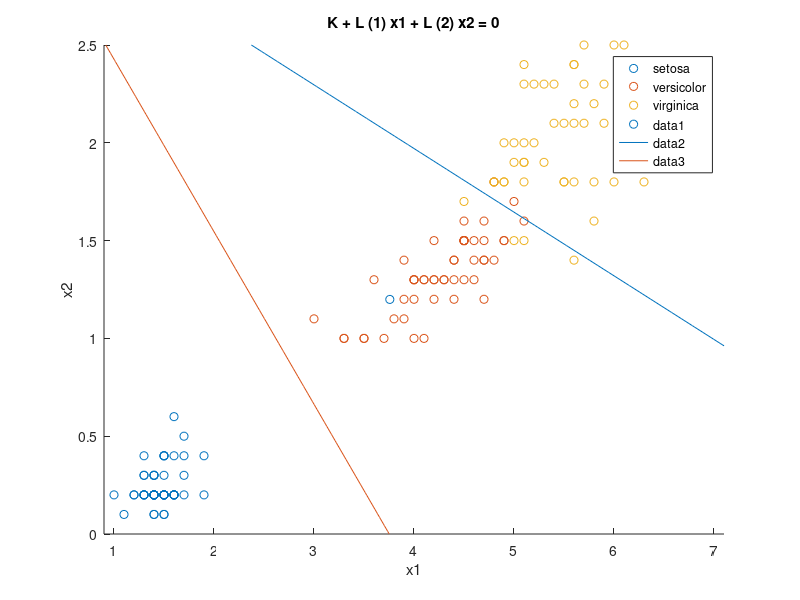

This figure's MATLAB source:
clear
close all
clc

load fisheriris;
X = meas(:,[3,4]);
h = gscatter(X(:,1),X(:,2),species);
legend(unique(species));
hold on


ldaModel = fitcdiscr(X,species);

newPoint = mean(X);

scatter(newPoint(:,1),newPoint(:,2),'kx')


% Coefficients for boundary between classes 2 and 3
K = ldaModel.Coeffs(2,3).Const;
L = ldaModel.Coeffs(2,3).Linear;
% Plot the curve of the boundary
f = @(x1,x2) K + L(1)*x1 + L(2)*x2;
h2 = ezplot(f,[.9 7.1 0 2.5]);

% Coefficients for boundary between classes 1 and 2
K = ldaModel.Coeffs(1,2).Const;
L = ldaModel.Coeffs(1,2).Linear;
% Plot the curve of the boundary
f = @(x1,x2) K + L(1)*x1 + L(2)*x2;
h3 = ezplot(f,[.9 7.1 0 2.5]);


predictedClass = predict(ldaModel,newPoint)